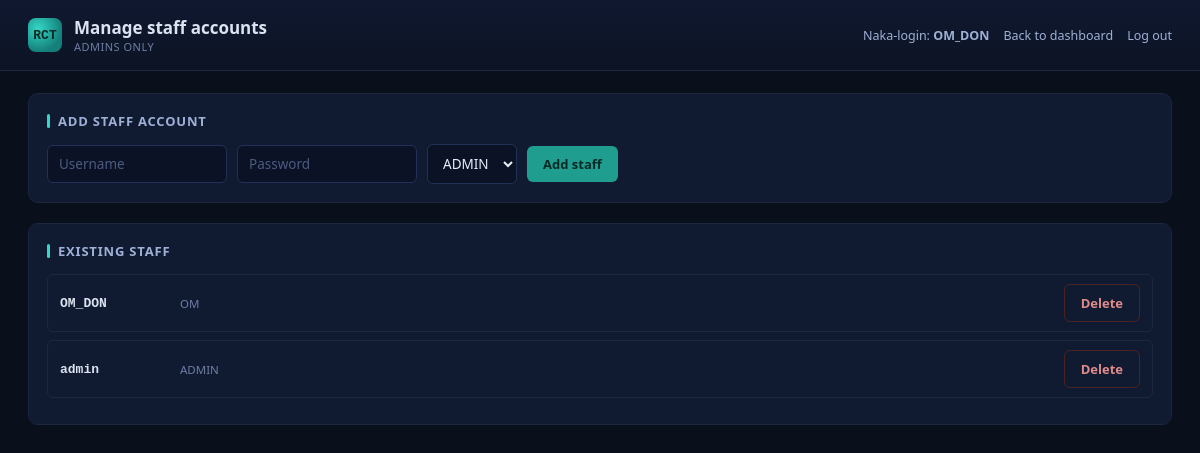
Screenshot of /manage_staff (signed in) with the database file from the repository.
### tables this page shows
CREATE TABLE user (

    id INTEGER PRIMARY KEY AUTOINCREMENT,

    username TEXT UNIQUE NOT NULL,

    password_hash TEXT NOT NULL,

    role TEXT DEFAULT 'STAFF',

    status TEXT DEFAULT 'ACTIVE',

    created_at TEXT,

    updated_at TEXT

);

### app.py (the view)
@app.route('/manage_staff')
@roles_required("ADMIN", "OM", "AOM")
def manage_staff():
    conn = db.get_conn()
    staff = conn.execute('SELECT * FROM user ORDER BY username').fetchall()
    conn.close()
    return render_template('manage_staff.html', staff=staff, username=session.get('username'))

### app.py (called while the page is built)
def roles_required(*allowed_roles):
    def decorator(f):
        @wraps(f)
        def wrapper(*args, **kwargs):
            if 'user_id' not in session:
                return redirect(url_for('login'))
            if session.get('role') not in allowed_roles:
                flash("Wala kang permission para gawin ito.", "error")
                return redirect(url_for('dashboard'))
            return f(*args, **kwargs)
        return wrapper
    return decorator

### db.py (called while the page is built)
def get_conn():
    conn = sqlite3.connect(DB_PATH)
    conn.row_factory = sqlite3.Row
    conn.execute('PRAGMA foreign_keys = ON')
    return conn

### templates/manage_staff.html (shortened to what this page needs)
<!DOCTYPE html>
<html lang="en">
<head>
<link rel="stylesheet" href="{{ url_for('static', filename='style.css') }}">
</head>
<body>
<div class="topbar">
  <div class="brand">
    <div class="mark">RCT</div>
    <div><h1>Manage staff accounts</h1><div class="sub">Admins only</div></div>
  </div>
  <div class="topbar-right">
    <span>Naka-login: <strong>{{ username }}</strong></span>
    <a href="{{ url_for('dashboard') }}">Back to dashboard</a>
    <a href="{{ url_for('logout') }}">Log out</a>
  </div>
</div>
<div class="container">
  <div class="panel">
    <div class="panel-head"><h2>Add staff account</h2></div>
    <form method="POST" action="{{ url_for('add_staff') }}" style="display:flex; gap:10px; align-items:center; flex-wrap:wrap;">
      <input name="new_username" placeholder="Username" style="max-width:180px;" required>
      <input name="new_password" type="password" placeholder="Password" style="max-width:180px;" required>
      <label style="display:flex; align-items:center; gap:6px; font-size:13px; color:#9FB0D6;">
        <select name="role">
    <option value="ADMIN">ADMIN</option>
</select>
      </label>
      <button type="submit" class="btn-primary">Add staff</button>
    </form>
  </div>
  <div class="panel">
    <div class="panel-head"><h2>Existing staff</h2></div>
    {% for u in staff %}
    <div class="manage-row">
      <span class="ms-name">{{ u.username }}</span>
      <span class="ms-count">{{ u.role }}</span>
      <form method="POST" action="{{ url_for('delete_staff', user_id=u.id) }}" onsubmit="return confirm('Tanggalin ang account na ito?');">
        <button type="submit" class="btn-danger">Delete</button>
      </form>
    </div>
    {% endfor %}
  </div>
</div>
</body>
</html>

### static/style.css (style rules this page uses)
* { box-sizing: border-box; }
body { margin: 0; font-family: 'Segoe UI', -apple-system, BlinkMacSystemFont, sans-serif; background: #0A0F1C; color: #DCE3F0; min-height: 100vh; }
a { color: #34D6C6; }
.topbar { background: linear-gradient(180deg, #0F1830 0%, #0C1424 100%); border-bottom: 1px solid #1C2740; padding: 16px 28px; display: flex; align-items: center; justify-content: space-between; flex-wrap: wrap; gap: 12px; }
.brand { display: flex; align-items: center; gap: 12px; }
.brand .mark { width: 34px; height: 34px; border-radius: 8px; background: radial-gradient(circle at 30% 30%, #34D6C6, #14807A 70%); display: flex; align-items: center; justify-content: center; font-weight: 700; color: #052A26; font-size: 13px; font-family: monospace; }
.brand h1 { font-size: 17px; font-weight: 600; margin: 0; }
.brand .sub { font-size: 11px; color: #6E7DA3; text-transform: uppercase; letter-spacing: 0.5px; }
.topbar-right { display: flex; align-items: center; gap: 14px; font-size: 12.5px; color: #9FB0D6; }
.topbar-right a { color: #9FB0D6; text-decoration: none; }
.container { padding: 22px 28px 60px; max-width: 1500px; margin: 0 auto; }
.panel { background: #101B32; border: 1px solid #1C2740; border-radius: 10px; padding: 18px; margin-bottom: 20px; }
.panel-head { display: flex; align-items: center; justify-content: space-between; margin-bottom: 14px; flex-wrap: wrap; gap: 8px; }
.panel-head h2 { font-size: 13px; font-weight: 600; text-transform: uppercase; letter-spacing: 0.8px; color: #9FB0D6; margin: 0; display: flex; align-items: center; gap: 8px; }
.panel-head h2::before { content: ''; width: 3px; height: 14px; background: #34D6C6; display: inline-block; border-radius: 2px; }
input, select { width: 100%; background: #0B1225; border: 1px solid #223055; border-radius: 6px; color: #E8EDF7; padding: 9px 11px; font-size: 13.5px; font-family: inherit; outline: none; }
input::placeholder { color: #4C5B80; }
button, .btn { border: none; border-radius: 6px; padding: 9px 16px; font-size: 13px; font-weight: 600; cursor: pointer; font-family: inherit; text-decoration: none; display: inline-block; }
.btn-primary { background: #1F9E8F; color: #052A26; }
.btn-danger { background: transparent; border: 1px solid #4A2323; color: #E08B8B; }
.manage-row { display: flex; align-items: center; gap: 10px; padding: 9px 12px; background: #101B32; border: 1px solid #1C2740; border-radius: 6px; margin-bottom: 8px; flex-wrap: wrap; }
.manage-row .ms-name { font-family: monospace; font-weight: 600; font-size: 13px; min-width: 110px; }
.manage-row .ms-count { font-size: 11.5px; color: #6E7DA3; flex: 1; }

### rows the page displays
user: username "OM_DON", role "OM"
user: username "admin", role "ADMIN"
